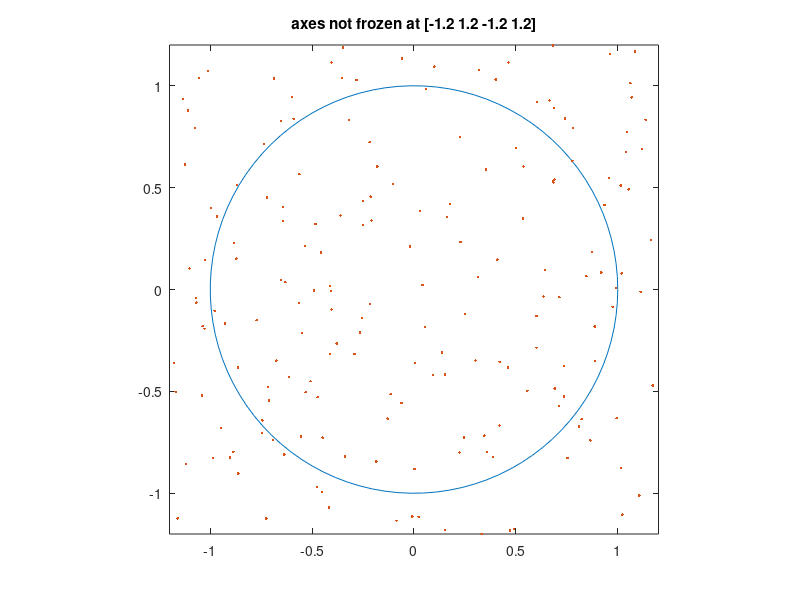
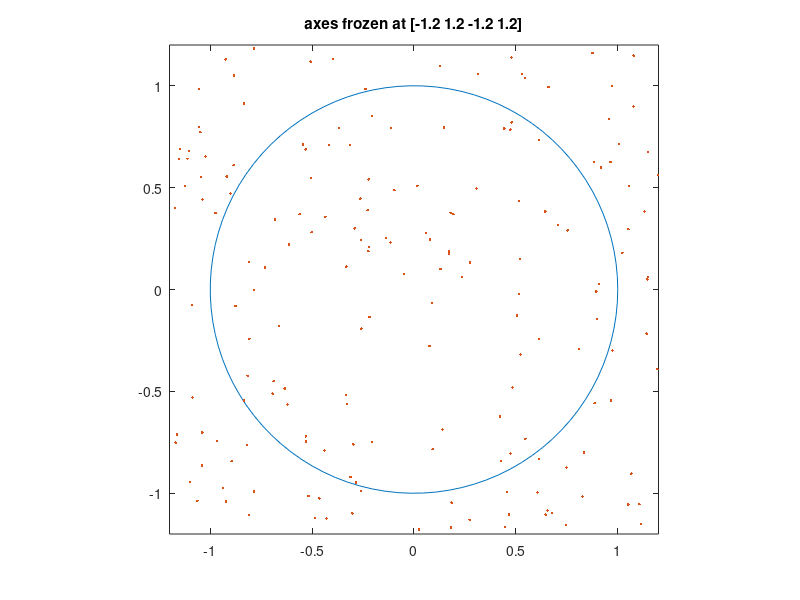

These figures' MATLAB source, in order:
% Script File: ShowManual
% How to freeze axes.

theta = linspace(0,2*pi);
c = cos(theta);
s = sin(theta);

close all

figure
plot(c,s)
axis([-1.2 1.2 -1.2 1.2])
axis equal square
x = -2 + 4*rand(500,1);
y = -2 + 4*rand(500,1);
hold on
plot(x,y,'.')
title('axes not frozen at [-1.2 1.2 -1.2 1.2]')

figure
plot(c,s)
axis([-1.2 1.2 -1.2 1.2])
axis equal square manual
x = -2 + 4*rand(500,1);
y = -2 + 4*rand(500,1);
hold on
plot(x,y,'.')
title('axes frozen at [-1.2 1.2 -1.2 1.2]')

shg

